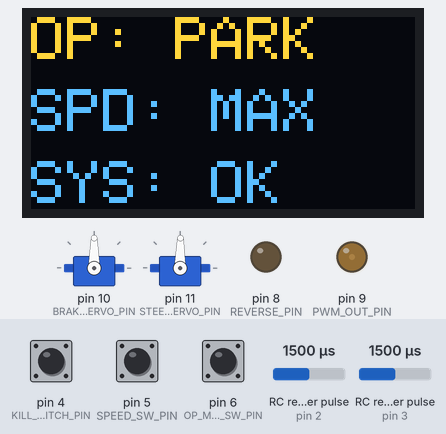
A sketch run on a simulated Arduino Uno, built with avr-gcc and run on an emulated ATmega328P. Shown: 2 × servo, 128×64 one-colour display, output pins drawn as LEDs (lit = HIGH). Wiring (inferred from the names in the program): 2 × RC receiver channel: data pin 2 / data pin 3. Inputs (shaded band) come from the test bench; at power-on: RC receiver pulse (sensors on pin 3, pin 2) 1500 µs, pin 4 (KILL_SWITCH_PIN) HIGH, pin 5 (SPEED_SW_PIN) LOW, pin 6 (OP_MODE_SW_PIN) LOW. The OLED is the two-colour kind (top 16 rows yellow); what the sketch prints to the serial monitor is not drawn.

Above: at 1.2 s.
1.3 s: RC receiver pulse (sensor on pin 3) set to 1020 µs
At 2.6 s:
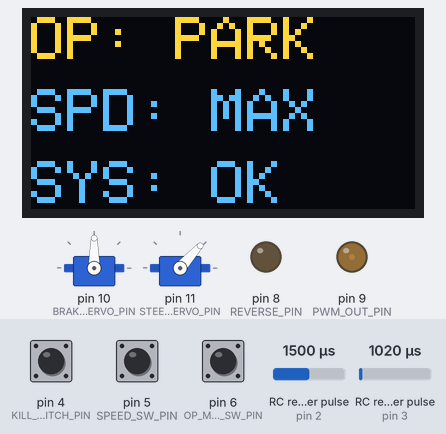
2.9 s: RC receiver pulse (sensor on pin 3) set to 1250 µs
At 4.1 s:
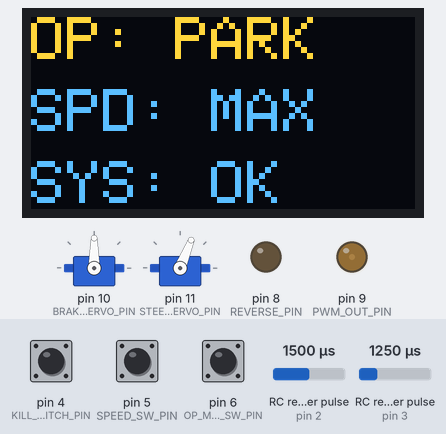
4.4 s: RC receiver pulse (sensor on pin 3) set to 1750 µs
At 5.6 s:
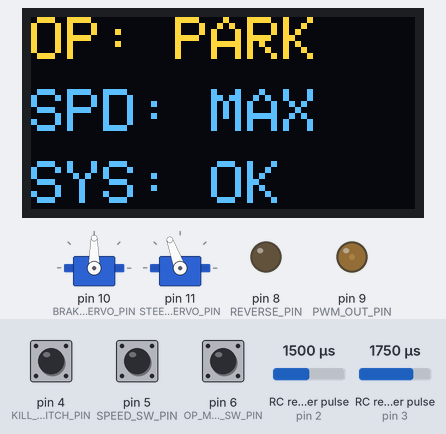
6.0 s: RC receiver pulse (sensor on pin 3) set to 1980 µs
At 6.8 s:
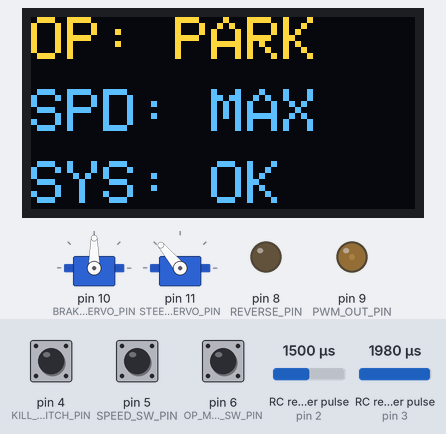
9.2 s: RC receiver pulse (sensor on pin 3) set to 1500 µs
At 10.7 s:
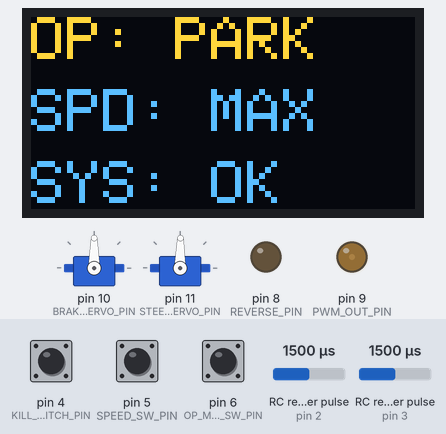
Timing chart, 0 to 11.8 s (numbered marks = the images above; inputs shaded):
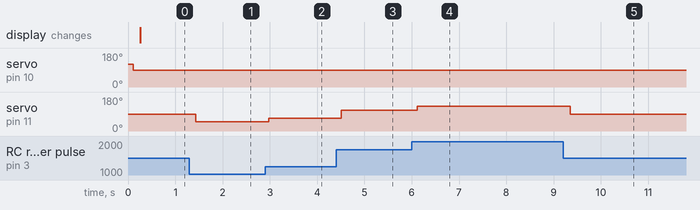

The sketch:

eskatecode.ino
```cpp
// Code for LucasMakes off road skateboard (which turned into an off road buggy) project.


#include <Servo.h>
#include <Wire.h>
#include <Adafruit_GFX.h>
#include <Adafruit_SSD1306.h>

#define SCREEN_WIDTH 128
#define SCREEN_HEIGHT 64
#define OLED_RESET    -1
Adafruit_SSD1306 display(SCREEN_WIDTH, SCREEN_HEIGHT, &Wire, OLED_RESET);

// Arduino pin assignments
const int THROTTLE_IN_PIN = 2;
const int STEER_IN_PIN    = 3;
const int KILL_SWITCH_PIN = 4;
const int SPEED_SW_PIN    = 5;
const int OP_MODE_SW_PIN  = 6;
const int REVERSE_PIN     = 8;
const int PWM_OUT_PIN     = 9;
const int BRAKE_SERVO_PIN = 10;
const int STEER_SERVO_PIN = 11;

// RC signal values
const int RC_NEUTRAL      = 1507;
const int RC_MIN_VAL      = 976;
const int RC_MAX_VAL      = 2040;
const int RC_DEADBAND     = 23;

const int SW_LOW_MAX      = 1300;
const int SW_HIGH_MIN     = 1700;

// throttle values
const int PWM_IDLE_MIN    = 29;
const int PWM_ENGAGE_MIN  = 40;
const int PWM_MAX_SAFE    = 124;
const int PWM_WALK_MAX    = 65;

// brake and servo
const int BRAKE_SERVO_OFF = 120;
const int BRAKE_SERVO_MAX = 90;

const int STEER_SERVO_LEFT   = 45;
const int STEER_SERVO_CENTER = 90;
const int STEER_SERVO_RIGHT  = 135;

Servo brakeServo;
Servo steerServo;

enum OpMode { MODE_RC, MODE_PERSON, MODE_PARK };

void setup() {
  pinMode(THROTTLE_IN_PIN, INPUT);
  pinMode(STEER_IN_PIN, INPUT);
  pinMode(SPEED_SW_PIN, INPUT);
  pinMode(OP_MODE_SW_PIN, INPUT);

  pinMode(KILL_SWITCH_PIN, INPUT_PULLUP);

  pinMode(PWM_OUT_PIN, OUTPUT);
  pinMode(REVERSE_PIN, OUTPUT);

  brakeServo.attach(BRAKE_SERVO_PIN);
  brakeServo.write(BRAKE_SERVO_OFF);

  steerServo.attach(STEER_SERVO_PIN);
  steerServo.write(STEER_SERVO_CENTER);

  digitalWrite(REVERSE_PIN, LOW);
  analogWrite(PWM_OUT_PIN, PWM_IDLE_MIN);

  Serial.begin(115200);

  // Initialize OLED
  if(!display.begin(SSD1306_SWITCHCAPVCC, 0x3C)) {
    Serial.println(F("SSD1306 allocation failed"));
  }
  display.clearDisplay();
  display.display();
}

void loop() {
  bool physicalKillSwitched = (digitalRead(KILL_SWITCH_PIN) == LOW);

  unsigned long rawThrottle = pulseIn(THROTTLE_IN_PIN, HIGH, 25000);
  unsigned long rawSteer    = pulseIn(STEER_IN_PIN, HIGH, 25000);
  unsigned long rawSpeedSw  = pulseIn(SPEED_SW_PIN, HIGH, 25000);
  unsigned long rawOpModeSw = pulseIn(OP_MODE_SW_PIN, HIGH, 25000);

  static unsigned long throttlePulse = RC_NEUTRAL;
  static unsigned long steerPulse    = RC_NEUTRAL;
  static unsigned long speedSwPulse  = RC_NEUTRAL;
  static unsigned long opModeSwPulse = RC_MAX_VAL;
  static unsigned long lastValidTime = 0;

  bool hasSignal = (rawThrottle > 800 && rawThrottle < 2200);

  if (hasSignal) {
    throttlePulse = rawThrottle;
    if (rawSteer > 800) steerPulse = rawSteer;
    if (rawSpeedSw > 800) speedSwPulse = rawSpeedSw;
    if (rawOpModeSw > 800) opModeSwPulse = rawOpModeSw;
    lastValidTime = millis();
  }

  bool isFailsafe = (millis() - lastValidTime > 250);

  OpMode currentMode;
  if (opModeSwPulse < SW_LOW_MAX) {
    currentMode = MODE_RC;
  } else if (opModeSwPulse > SW_HIGH_MIN) {
    currentMode = MODE_PARK;
  } else {
    currentMode = MODE_PERSON;
  }

  bool isWalkMode = (speedSwPulse < SW_LOW_MAX);
  int activeMaxPwm = isWalkMode ? PWM_WALK_MAX : PWM_MAX_SAFE;

  bool isKilled = false;
  if (currentMode == MODE_PERSON && physicalKillSwitched) {
    isKilled = true;
  }

  int targetThrottlePwm = PWM_IDLE_MIN;
  int targetBrakeAngle  = BRAKE_SERVO_OFF;

  // Core logic
  if (isFailsafe) {
    digitalWrite(REVERSE_PIN, LOW);
    targetThrottlePwm = PWM_IDLE_MIN;
    targetBrakeAngle  = BRAKE_SERVO_MAX;
    steerServo.write(STEER_SERVO_CENTER);
  }
  else if (currentMode == MODE_PARK || isKilled) {
    digitalWrite(REVERSE_PIN, LOW);
    targetThrottlePwm = PWM_IDLE_MIN;
    targetBrakeAngle  = BRAKE_SERVO_MAX;

    long boundedSteer = constrain(steerPulse, RC_MIN_VAL, RC_MAX_VAL);
    steerServo.write(map(boundedSteer, RC_MIN_VAL, RC_MAX_VAL, STEER_SERVO_LEFT, STEER_SERVO_RIGHT));
  }
  else {
    // Normal driving
    if (throttlePulse < (RC_NEUTRAL - RC_DEADBAND)) {
      digitalWrite(REVERSE_PIN, LOW);
      long boundedPulse = constrain(throttlePulse, RC_MIN_VAL, RC_NEUTRAL - RC_DEADBAND);
      targetThrottlePwm = map(boundedPulse, RC_NEUTRAL - RC_DEADBAND, RC_MIN_VAL, PWM_ENGAGE_MIN, activeMaxPwm);
      targetBrakeAngle  = BRAKE_SERVO_OFF;
    }
    else if (throttlePulse > (RC_NEUTRAL + RC_DEADBAND)) {
      digitalWrite(REVERSE_PIN, HIGH);
      targetThrottlePwm = PWM_IDLE_MIN;
      long boundedPulse = constrain(throttlePulse, RC_NEUTRAL + RC_DEADBAND, RC_MAX_VAL);
      targetBrakeAngle  = map(boundedPulse, RC_NEUTRAL + RC_DEADBAND, RC_MAX_VAL, BRAKE_SERVO_OFF, BRAKE_SERVO_MAX);
    }
    else {
      digitalWrite(REVERSE_PIN, LOW);
      targetThrottlePwm = PWM_IDLE_MIN;
      targetBrakeAngle  = BRAKE_SERVO_OFF;
    }

    long boundedSteer = constrain(steerPulse, RC_MIN_VAL, RC_MAX_VAL);
    steerServo.write(map(boundedSteer, RC_MIN_VAL, RC_MAX_VAL, STEER_SERVO_LEFT, STEER_SERVO_RIGHT));
  }

  // Write brake angle
  brakeServo.write(targetBrakeAngle);

  // Throttle ramping
  static int currentPwm = PWM_IDLE_MIN;
  static unsigned long lastRamp = 0;
  if (millis() - lastRamp >= 10) {
    lastRamp = millis();
    if (currentPwm < targetThrottlePwm) {
      currentPwm = min(currentPwm + 4, targetThrottlePwm);
    } else if (currentPwm > targetThrottlePwm) {
      currentPwm = max(currentPwm - 6, targetThrottlePwm);
    }
    if ((isKilled || isFailsafe || currentMode == MODE_PARK) && currentPwm > PWM_IDLE_MIN) {
      currentPwm = PWM_IDLE_MIN;
    }
  }
  analogWrite(PWM_OUT_PIN, currentPwm);

  // Update OLED display
  static unsigned long lastDisplayUpdate = 0;
  if (millis() - lastDisplayUpdate >= 200) {
    lastDisplayUpdate = millis();

    display.clearDisplay();
    display.setTextSize(2);
    display.setTextColor(SSD1306_WHITE);

    display.setCursor(0, 0);
    if (currentMode == MODE_RC) display.print("OP: RC");
    else if (currentMode == MODE_PERSON) display.print("OP: PERSON");
    else display.print("OP: PARK");

    display.setCursor(0, 24);
    display.print("SPD: ");
    display.print(isWalkMode ? "WALK" : "MAX");

    display.setCursor(0, 48);
    if (isFailsafe) {
      display.print("! FAILSAFE !");
    } else if (isKilled) {
      display.print("! KILLED !");
    } else {
      display.print("SYS: OK");
    }

    display.display();
  }

  // Serial debug
  static unsigned long lastSerialPrint = 0;
  if (millis() - lastSerialPrint >= 100) {
    lastSerialPrint = millis();
    Serial.print("Raw Kill Pin: ");
    Serial.print(physicalKillSwitched ? "LOW (Pulled)" : "HIGH (Attached)");
    Serial.print(" | System Killed: ");
    Serial.println(isKilled ? "YES" : "NO");
  }
}
```

Measured:
- after the input at 1.3 s, servo on pin 11 (STEER_SERVO_PIN): 89° → 48° after 0.13 s
- after the input at 2.9 s, servo on pin 11 (STEER_SERVO_PIN): 48° → 68° after 0.07 s
- after the input at 4.4 s, servo on pin 11 (STEER_SERVO_PIN): 68° → 110° after 0.11 s
- after the input at 6.0 s, servo on pin 11 (STEER_SERVO_PIN): 110° → 130° after 0.11 s
- after the input at 9.2 s, servo on pin 11 (STEER_SERVO_PIN): 130° → 89° after 0.15 s
